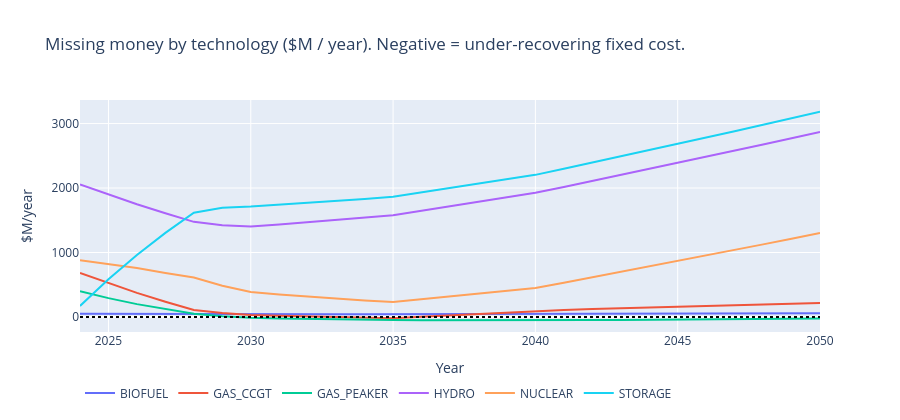

Notebook cell for this chart:
### Markdown cell above
### 5.3 Missing money by technology

The fleet aggregate masks a large distributional story. Peakers lose
money almost every year; CCGT flips from winner to loser as gas
prices rise and their dispatch share falls; nuclear gains as SMRs
come online.

### Code cell
per_firm = df_traj.attrs["per_firm"].copy()
per_firm["gap_per_year_musd"] = per_firm["gap_per_year"] / 1e6
pivot_gap = per_firm.pivot_table(index="year", columns="firm", values="gap_per_year_musd", aggfunc="sum")

fig = go.Figure()
for col in pivot_gap.columns:
    fig.add_trace(go.Scatter(x=pivot_gap.index, y=pivot_gap[col], mode="lines", name=col))
fig.add_hline(y=0, line_dash="dot", line_color="black")
fig.update_layout(
    title="Missing money by technology ($M / year). Negative = under-recovering fixed cost.",
    yaxis_title="$M/year",
    xaxis_title="Year",
    height=420,
    legend=dict(orientation="h", y=-0.2),
)
fig.show()

### Figure 1 — Plotly figure (JSON) as saved in the notebook; plotly's stock layout.template omitted (floating-point values rounded to 4 significant figures)
{"data": [{"mode": "lines", "name": "BIOFUEL", "type": "scatter", "x": [2024, 2025, 2026, 2027, 2028, 2029, 2030, 2031, 2032, 2033, 2034, 2035, 2036, 2037, 2038, 2039, 2040, 2041, 2042, 2043, 2044, 2045, 2046, 2047, 2048, 2049, 2050], "y": [50.98, 48.94, 46.89, 44.84, 42.8, 42.14, 41.96, 42.27, 42.61, 42.98, 43.37, 43.78, 44.38, 45.01, 45.67, 46.28, 46.92, 47.9, 48.9, 49.9, 50.87, 51.85, 52.83, 53.82, 54.82, 55.82, 56.83]}, {"mode": "lines", "name": "GAS_CCGT", "type": "scatter", "x": [2024, 2025, 2026, 2027, 2028, 2029, 2030, 2031, 2032, 2033, 2034, 2035, 2036, 2037, 2038, 2039, 2040, 2041, 2042, 2043, 2044, 2045, 2046, 2047, 2048, 2049, 2050], "y": [682.6, 523.1, 374.5, 236.5, 108.7, 59.98, 29.47, 19.28, 9.442, -0.06016, -9.253, -18.16, 4.79, 27.47, 49.89, 71.04, 91.98, 107.3, 122.1, 136.3, 149.1, 161.4, 173.2, 184.5, 195.4, 205.9, 215.9]}, {"mode": "lines", "name": "GAS_PEAKER", "type": "scatter", "x": [2024, 2025, 2026, 2027, 2028, 2029, 2030, 2031, 2032, 2033, 2034, 2035, 2036, 2037, 2038, 2039, 2040, 2041, 2042, 2043, 2044, 2045, 2046, 2047, 2048, 2049, 2050], "y": [397.7, 292.4, 199.4, 118.4, 48.83, 11.48, -13.27, -22.41, -30.48, -37.5, -43.45, -48.34, -50.36, -51.81, -52.67, -53.04, -53.09, -50.63, -48.07, -45.39, -42.63, -39.81, -36.92, -33.92, -30.8, -27.51, -24.05]}, {"mode": "lines", "name": "HYDRO", "type": "scatter", "x": [2024, 2025, 2026, 2027, 2028, 2029, 2030, 2031, 2032, 2033, 2034, 2035, 2036, 2037, 2038, 2039, 2040, 2041, 2042, 2043, 2044, 2045, 2046, 2047, 2048, 2049, 2050], "y": [2056.0, 1898.0, 1749.0, 1608.0, 1476.0, 1424.0, 1402.0, 1435.0, 1469.0, 1504.0, 1540.0, 1578.0, 1646.0, 1716.0, 1787.0, 1856.0, 1926.0, 2017.0, 2110.0, 2203.0, 2295.0, 2389.0, 2483.0, 2578.0, 2675.0, 2772.0, 2871.0]}, {"mode": "lines", "name": "NUCLEAR", "type": "scatter", "x": [2024, 2025, 2026, 2027, 2028, 2029, 2030, 2031, 2032, 2033, 2034, 2035, 2036, 2037, 2038, 2039, 2040, 2041, 2042, 2043, 2044, 2045, 2046, 2047, 2048, 2049, 2050], "y": [880.1, 815.5, 759.8, 682.3, 613.0, 485.2, 386.1, 350.1, 315.3, 281.6, 257.0, 233.3, 275.3, 318.5, 363.1, 405.8, 449.7, 531.8, 615.2, 699.7, 782.9, 867.1, 952.3, 1039.0, 1126.0, 1214.0, 1304.0]}, {"mode": "lines", "name": "STORAGE", "type": "scatter", "x": [2024, 2025, 2026, 2027, 2028, 2029, 2030, 2031, 2032, 2033, 2034, 2035, 2036, 2037, 2038, 2039, 2040, 2041, 2042, 2043, 2044, 2045, 2046, 2047, 2048, 2049, 2050], "y": [171.5, 583.6, 960.7, 1305.0, 1617.0, 1693.0, 1712.0, 1739.0, 1768.0, 1798.0, 1830.0, 1864.0, 1930.0, 1998.0, 2067.0, 2135.0, 2204.0, 2298.0, 2394.0, 2491.0, 2586.0, 2683.0, 2781.0, 2880.0, 2981.0, 3082.0, 3185.0]}], "layout": {"height": 420, "legend": {"orientation": "h", "y": -0.2}, "shapes": [{"line": {"color": "black", "dash": "dot"}, "type": "line", "x0": 0, "x1": 1, "xref": "x domain", "y0": 0, "y1": 0, "yref": "y"}], "title": {"text": "Missing money by technology ($M / year). Negative = under-recovering fixed cost."}, "xaxis": {"title": {"text": "Year"}}, "yaxis": {"title": {"text": "$M/year"}}}}
